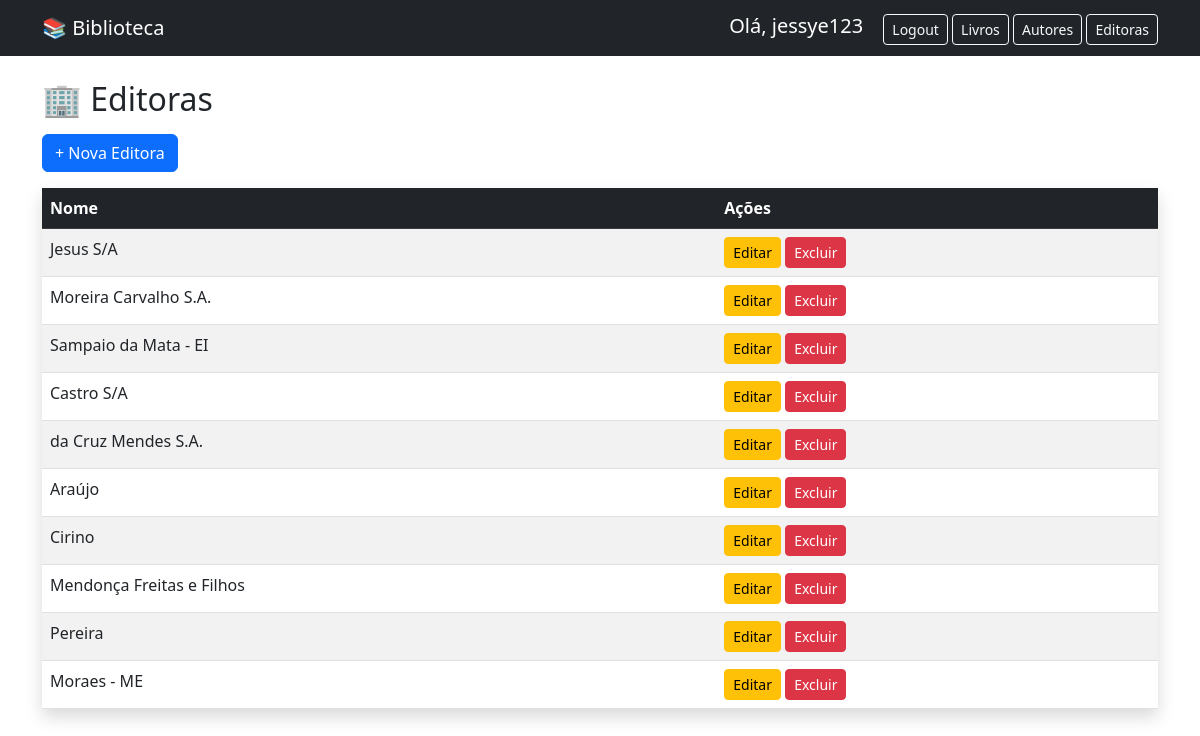
The app's page /edu/editoras/ (signed in) with its own data.
### edu/models.py (models this page shows, shortened)
class Editora(models.Model):
    nome = models.CharField(max_length=100, unique=False)

### edu/views.py (the view)
# urls.py: path('editoras/', views.listar_editoras, name='listar_editoras'),
def listar_editoras(request):
    editoras = Editora.objects.all()
    return render(request, 'editoras/listar.html', {'editoras': editoras})

### edu/templates/editoras/listar.html
{% extends 'baseedu.html' %}
{% block content %}
<h2 class="mb-3">🏢 Editoras</h2>
<a href="{% url 'criar_editora' %}" class="btn btn-primary mb-3">
    + Nova Editora
</a>
<table class="table table-striped table-hover shadow">
    <thead class="table-dark">
        <tr>
            <th>Nome</th>
            <th>Ações</th>
        </tr>
    </thead>
    <tbody>
        {% for editora in editoras %}
        <tr>
            <td>{{ editora.nome }}</td>
            <td>
                <a href="{% url 'editar_editora' editora.id %}" class="btn btn-warning btn-sm">
                    Editar
                </a>
                <a href="{% url 'deletar_editora' editora.id %}" class="btn btn-danger btn-sm">
                    Excluir
                </a>
            </td>
        </tr>
        {% endfor %}
    </tbody>
</table>
{% endblock %}

### edu/templates/baseedu.html (shortened to what this page needs)
<!DOCTYPE html>
<html lang="pt-br">
<head>
    <link href="https://cdn.jsdelivr.net/npm/bootstrap@5.3.0/dist/css/bootstrap.min.css" rel="stylesheet">
</head>
<body>
<nav class="navbar navbar-dark bg-dark mb-4">
    <div class="container">
        <span class="navbar-brand">📚 Biblioteca</span>
        <div>
            {% if not request.user.is_authenticated %}
                <a href="/edu/signin/" class="btn btn-outline-light btn-sm">Entrar</a>
                <a href="/edu/signup/" class="btn btn-outline-light btn-sm">Registrar</a>
            {% else %}
            <span class="navbar-brand">Olá, {{ request.user.username }}</span>
            <form method="post" action="{% url 'logout' %}" style="display:inline;">
                <button type="submit" class="btn btn-outline-light btn-sm">Logout</button>
            </form>
            {% endif %}
            <a href="/edu/livros/" class="btn btn-outline-light btn-sm">Livros</a>
            <a href="/edu/autores/" class="btn btn-outline-light btn-sm">Autores</a>
            <a href="/edu/editoras/" class="btn btn-outline-light btn-sm">Editoras</a>
        </div>
    </div>
</nav>
<div class="container">
    {% block content %}
    {% endblock %}
</div>
</body>
</html>

### records on screen
Editora: nome "Jesus S/A"
Editora: nome "Moreira Carvalho S.A."
Editora: nome "Sampaio da Mata - EI"
Editora: nome "Castro S/A"
Editora: nome "da Cruz Mendes S.A."
Editora: nome "Araújo"
Editora: nome "Cirino"
Editora: nome "Mendonça Freitas e Filhos"
Editora: nome "Pereira"
Editora: nome "Moraes - ME"

### other values on screen
{{ request.user.username }} "jessye123"
